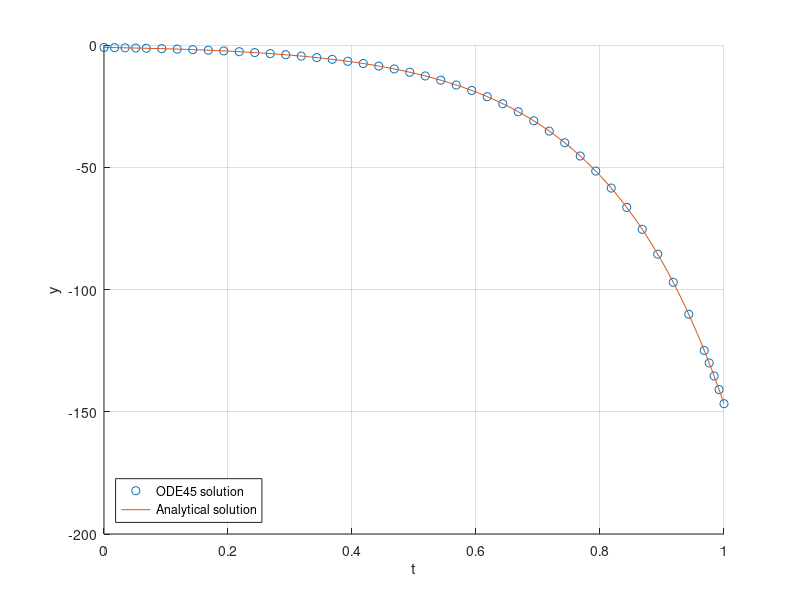

This chart was generated by the following MATLAB code:


tspan = [0 1];
y0 = -1;
% [t,y] = ode45(@(t,y) 2*t, tspan, y0);
[t, y] = ode45(@(t,y) 5*y+5-4*exp(t), tspan, y0);

x = linspace(0, 1);
y2 = -1 + exp(x) - exp(5*x);

hold on
plot(t, y, 'o')
plot(x, y2)

xlabel('t')
ylabel('y')

grid on

legend('ODE45 solution', 'Analytical solution', 'location', 'SouthWest')